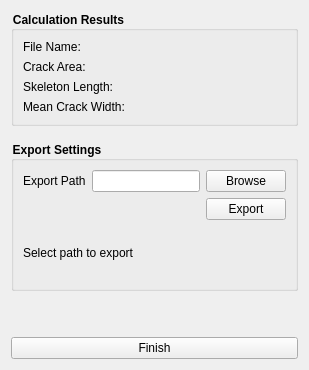
            <widget class="QWidget" name="page5">
             <layout class="QVBoxLayout" name="verticalLayout_11">
              <item>
               <layout class="QVBoxLayout" name="verticalLayout_10">
                <item>
                 <widget class="QGroupBox" name="groupBox_4">
                  <property name="minimumSize">
                   <size>
                    <width>0</width>
                    <height>100</height>
                   </size>
                  </property>
                  <property name="styleSheet">
                   <string notr="true">QGroupBox{
    font-weight: bold;
}
</string>
                  </property>
                  <property name="title">
                   <string>Calculation Results</string>
                  </property>
                  <layout class="QVBoxLayout" name="verticalLayout_18">
                   <item>
                    <layout class="QHBoxLayout" name="horizontalLayout_16">
                     <item>
                      <widget class="QLabel" name="label_12">
                       <property name="text">
                        <string>File Name:</string>
                       </property>
                      </widget>
                     </item>
                     <item>
                      <widget class="QLabel" name="fileNameLabel">
                       <property name="text">
                        <string/>
                       </property>
                      </widget>
                     </item>
                    </layout>
                   </item>
                   <item>
                    <layout class="QHBoxLayout" name="horizontalLayout_20">
                     <item>
                      <widget class="QLabel" name="label_4">
                       <property name="text">
                        <string>Crack Area:</string>
                       </property>
                      </widget>
                     </item>
                     <item>
                      <widget class="QLabel" name="crackAreaLabel">
                       <property name="text">
                        <string/>
                       </property>
                      </widget>
                     </item>
                    </layout>
                   </item>
                   <item>
                    <layout class="QHBoxLayout" name="horizontalLayout_24">
                     <property name="bottomMargin">
                      <number>0</number>
                     </property>
                     <item>
                      <widget class="QLabel" name="label_17">
                       <property name="text">
                        <string>Skeleton Length:</string>
                       </property>
                      </widget>
                     </item>
                     <item>
                      <widget class="QLabel" name="skeletonLengthLabel">
                       <property name="text">
                        <string/>
                       </property>
                      </widget>
                     </item>
                    </layout>
                   </item>
                   <item>
                    <layout class="QHBoxLayout" name="horizontalLayout_15">
                     <item>
                      <widget class="QLabel" name="label_11">
                       <property name="text">
                        <string>Mean Crack Width:</string>
                       </property>
                      </widget>
                     </item>
                     <item>
                      <widget class="QLabel" name="crackWidthLabel">
                       <property name="text">
                        <string/>
                       </property>
                      </widget>
                     </item>
                    </layout>
                   </item>
                  </layout>
                 </widget>
                </item>
                <item>
                 <widget class="Line" name="line_2">
                  <property name="sizePolicy">
                   <sizepolicy hsizetype="Fixed" vsizetype="Fixed">
                    <horstretch>0</horstretch>
                    <verstretch>0</verstretch>
                   </sizepolicy>
                  </property>
                  <property name="orientation">
                   <enum>Qt::Orientation::Horizontal</enum>
                  </property>
                 </widget>
                </item>
                <item>
                 <widget class="QGroupBox" name="groupBox_5">
                  <property name="minimumSize">
                   <size>
                    <width>0</width>
                    <height>150</height>
                   </size>
                  </property>
                  <property name="styleSheet">
                   <string notr="true">QGroupBox{
    font-weight: bold;
}
</string>
                  </property>
                  <property name="title">
                   <string>Export Settings</string>
                  </property>
                  <layout class="QVBoxLayout" name="verticalLayout_19">
                   <item>
                    <layout class="QHBoxLayout" name="horizontalLayout_10">
                     <item>
                      <widget class="QLabel" name="label_6">
                       <property name="text">
                        <string>Export Path</string>
                       </property>
                      </widget>
                     </item>
                     <item>
                      <widget class="QLineEdit" name="exportPathLineEdit"/>
                     </item>
                     <item>
                      <widget class="QPushButton" name="browseButton">
                       <property name="text">
                        <string>Browse</string>
                       </property>
                      </widget>
                     </item>
                    </layout>
                   </item>
                   <item>
                    <layout class="QHBoxLayout" name="horizontalLayout_18">
                     <item>
                      <spacer name="horizontalSpacer_6">
                       <property name="orientation">
                        <enum>Qt::Orientation::Horizontal</enum>
                       </property>
                       <property name="sizeHint" stdset="0">
                        <size>
                         <width>40</width>
                         <height>20</height>
                        </size>
                       </property>
                      </spacer>
                     </item>
                     <item>
                      <widget class="QPushButton" name="exportButton">
                       <property name="text">
                        <string>Export</string>
                       </property>
                      </widget>
                     </item>
                    </layout>
                   </item>
                   <item>
                    <widget class="QLabel" name="label_5">
                     <property name="text">
                      <string>Select path to export</string>
                     </property>
                    </widget>
                   </item>
                  </layout>
                 </widget>
                </item>
                <item>
                 <spacer name="verticalSpacer_5">
                  <property name="orientation">
                   <enum>Qt::Orientation::Vertical</enum>
                  </property>
                  <property name="sizeHint" stdset="0">
                   <size>
                    <width>20</width>
                    <height>40</height>
                   </size>
                  </property>
                 </spacer>
                </item>
                <item>
                 <widget class="QPushButton" name="nextButton5">
                  <property name="text">
                   <string>Finish</string>
                  </property>
                 </widget>
                </item>
               </layout>
              </item>
             </layout>
            </widget>
